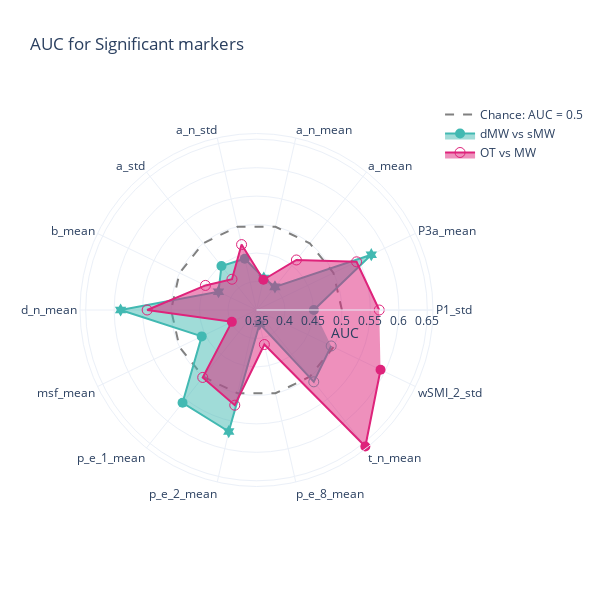

Notebook cell for this chart:
### Code cell
mw =aucs_mw[aucs_mw['markers'].isin([i for i in significant_markers])]
mind =aucs_mind[aucs_mind['markers'].isin([i for i in significant_markers])]

fig = go.Figure()


fig.add_trace(go.Scatterpolar(
    r=np.ones(len(mind['markers'])) * 0.5,
    theta=mind['markers'],
    name = 'Chance: AUC = 0.5',
    mode = 'lines',
    line = {'color':'grey', 'width': 2, 'dash': 'dash' },
))

fig.add_trace(go.Scatterpolar(
    r=mw.AUC,
    theta=mw['markers'],
    fill='toself',
    name='dMW vs sMW', 
    marker = {'color':lblue, 'size': 10},
    marker_symbol= mw.symbol.to_list()
))

fig.add_trace(go.Scatterpolar(
    r=mind.AUC,
    theta=mind['markers'],
    fill='toself',
    name='OT vs MW',
    marker = {'color':pink, 'size': 10},
    marker_symbol= mind.symbol.to_list()
))


fig.update_layout(
    title="AUC for Significant markers",
#     legend_title="Classification",
    width=600,
    height=600,
    template = 'plotly_white',
    
  polar=dict(
    radialaxis=dict(
    title = 'AUC',
      visible=True,
        range = [0.35,0.66]
    ),
  ),
    
  showlegend=True
)

fig.show()
pio.write_json(fig, 'Figs/radar_auc_significant.plotly')

### Figure 1 — Plotly figure (JSON) as saved in the notebook; plotly's stock layout.template omitted (floating-point values rounded to 4 significant figures)
{"data": [{"line": {"color": "grey", "dash": "dash", "width": 2}, "mode": "lines", "name": "Chance: AUC = 0.5", "r": [0.5, 0.5, 0.5, 0.5, 0.5, 0.5, 0.5, 0.5, 0.5, 0.5, 0.5, 0.5, 0.5, 0.5], "theta": ["P1_std", "P3a_mean", "a_mean", "a_n_mean", "a_n_std", "a_std", "b_mean", "d_n_mean", "msf_mean", "p_e_1_mean", "p_e_2_mean", "p_e_8_mean", "t_n_mean", "wSMI_2_std"], "type": "scatterpolar"}, {"fill": "toself", "marker": {"color": "#42B9B2", "size": 10, "symbol": ["circle", "hexagram", "hexagram", "hexagram", "circle", "circle", "hexagram", "hexagram", "circle", "circle", "hexagram", "hexagram", "circle-open", "circle-open"]}, "name": "dMW vs sMW", "r": [0.4507, 0.5738, 0.402, 0.4075, 0.4424, 0.4487, 0.4241, 0.5887, 0.4568, 0.5583, 0.569, 0.3749, 0.5114, 0.4956], "theta": ["P1_std", "P3a_mean", "a_mean", "a_n_mean", "a_n_std", "a_std", "b_mean", "d_n_mean", "msf_mean", "p_e_1_mean", "p_e_2_mean", "p_e_8_mean", "t_n_mean", "wSMI_2_std"], "type": "scatterpolar"}, {"fill": "toself", "marker": {"color": "#DE237B", "size": 10, "symbol": ["circle-open", "circle-open", "circle-open", "circle", "circle-open", "circle-open", "circle-open", "circle-open", "circle", "circle-open", "circle-open", "circle-open", "circle", "circle"]}, "name": "OT vs MW", "r": [0.5656, 0.545, 0.4624, 0.4045, 0.4678, 0.4191, 0.4495, 0.5421, 0.3981, 0.5015, 0.5215, 0.4122, 0.6566, 0.5918], "theta": ["P1_std", "P3a_mean", "a_mean", "a_n_mean", "a_n_std", "a_std", "b_mean", "d_n_mean", "msf_mean", "p_e_1_mean", "p_e_2_mean", "p_e_8_mean", "t_n_mean", "wSMI_2_std"], "type": "scatterpolar"}], "layout": {"height": 600, "polar": {"angularaxis": {"type": "category"}, "radialaxis": {"autorange": false, "range": [0.35, 0.66], "title": {"text": "AUC"}, "type": "linear", "visible": true}}, "showlegend": true, "title": {"text": "AUC for Significant markers"}, "width": 600}}
